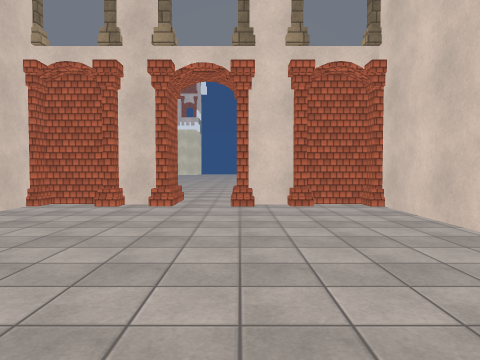
view 1 (above)

24 first-person views from a walk through a Unity game level. The camera is 1.4 m above the floor, tilts 2° down and sees 70° across. Doors are open. The floor is counted in squares, 2 m on a side. Each view is taken from the middle of a square. On the plan, view 1 faces up. The plan holds only what a view shows up to about 11 squares ahead; the rest is blank. The place goes on beyond the plan. The player is left out. Some animated figures are not drawn. Some surface patterns are stand-ins.

view 2
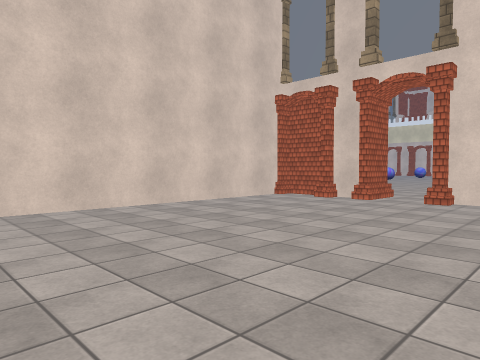

view 3
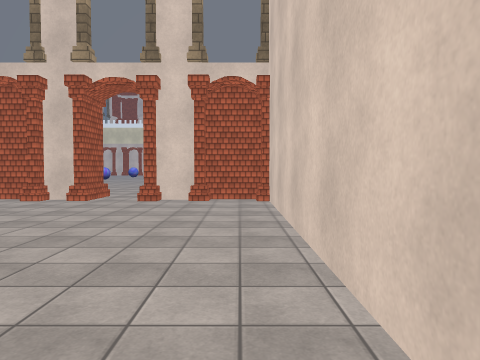

view 4
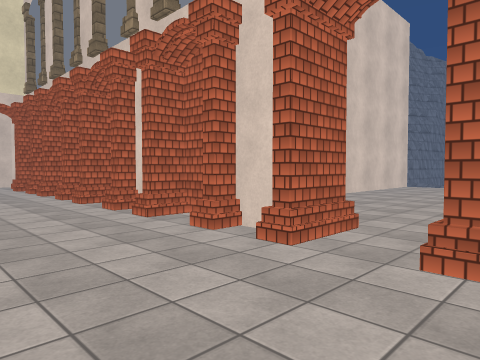

view 5
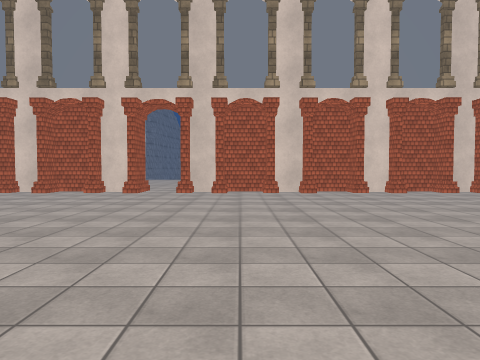

view 6
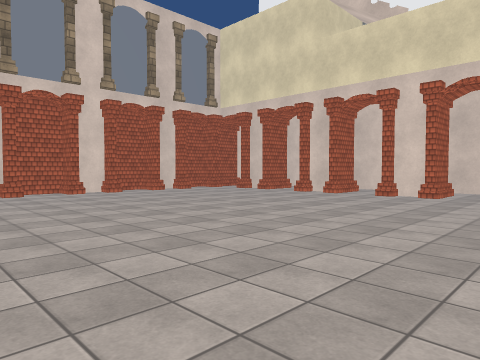

view 7
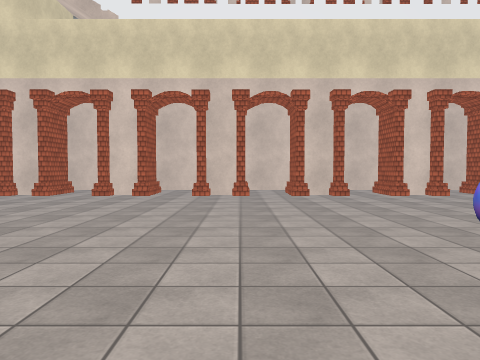

view 8
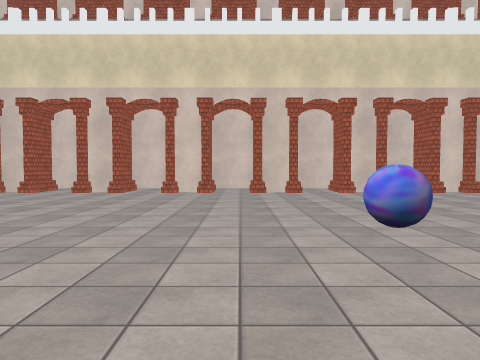

view 9
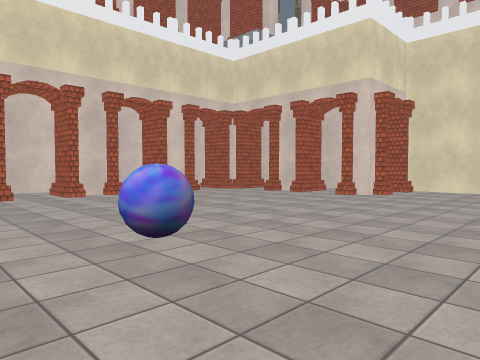

view 10
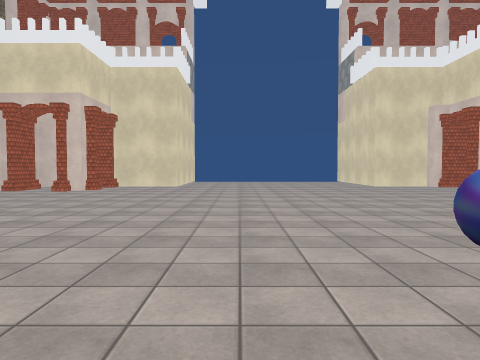

view 11
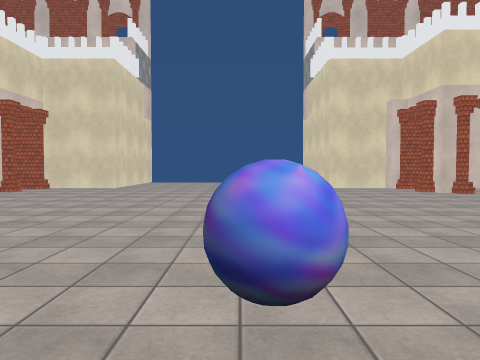

view 12
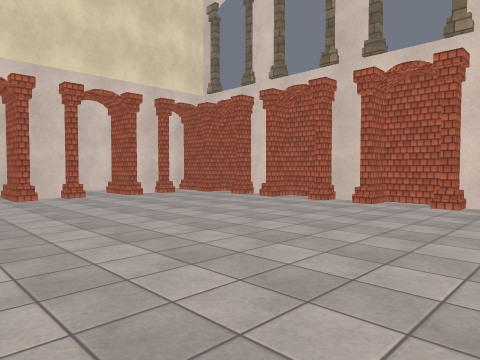

view 13
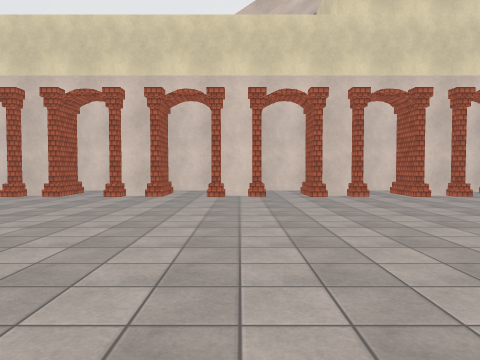

view 14
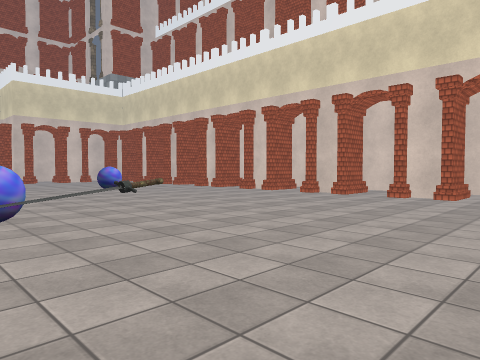

view 15
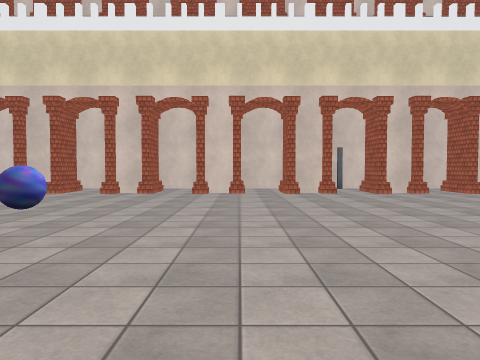

view 16
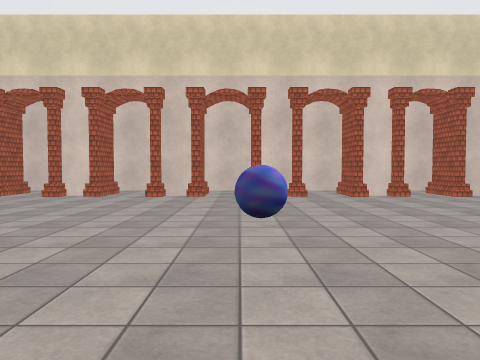

view 17
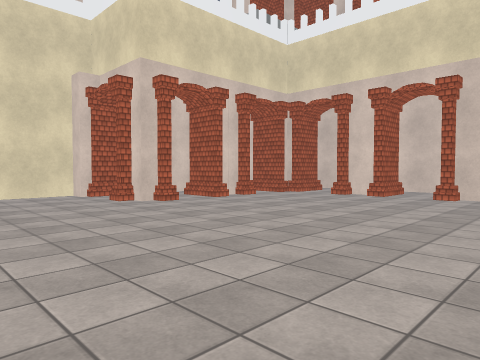

view 18
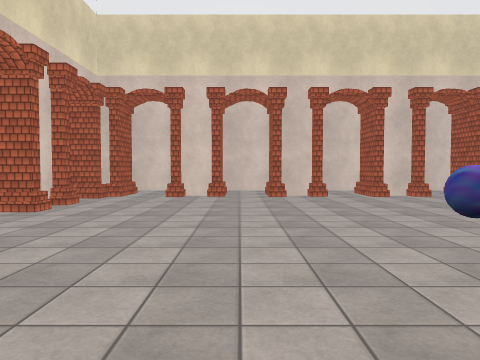

view 19
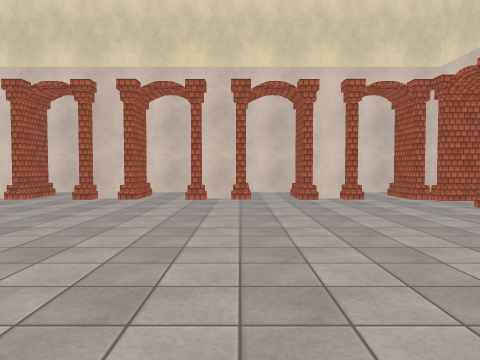

view 20
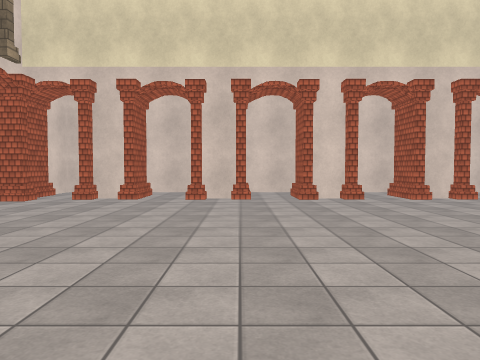

view 21
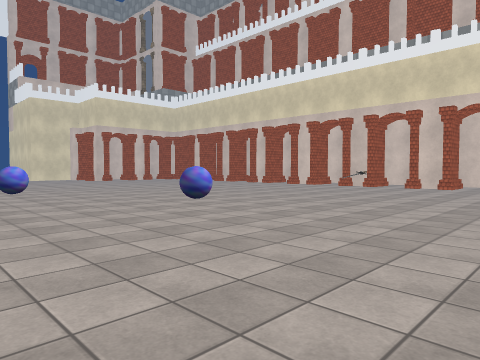

view 22
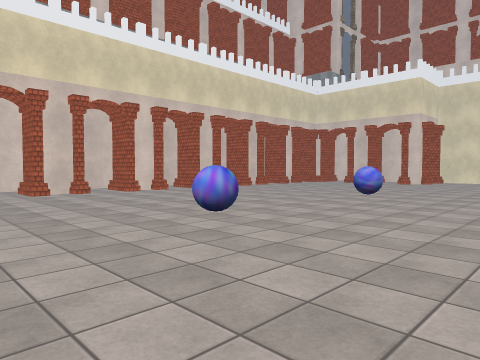

view 23
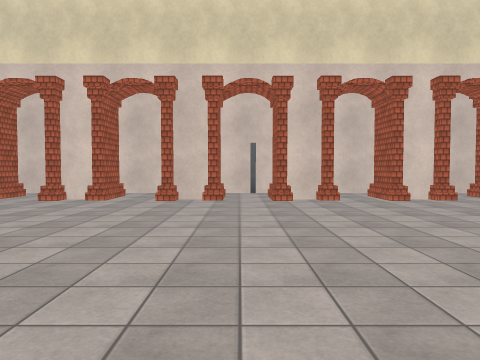

view 24
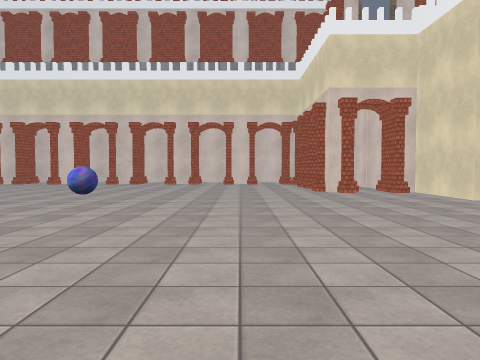

### Floor plan
Key: @ floor where view 1 was taken; # wall or solid block; x gap in a wall; . floor; D open door; R orb; O other object.
Columns run from 14 left of view 1 to 13 right of it. Each row starts with its distance up from view 1.
 33       .x......   ...x
 32   #.##.#............#.# ## #
 31 #.#......................#.#
 30 #..........................#
 29 #.#......................#.#
 28 #..........................#
 27 #.#......................#.#
 26 #.#......................#.#
 25 #.......R............R.....#
 24 #.#...........R..........#.#
 23 #..........................#
 22 #.#......................#.#
 21 #.#......................#.#
 20 #.......R... ..............#
 19 #.#..............R.......#.#
 18 #..........................#
 17 #.#......................#.#
 16 #.#......................#.#
 15 #...............O..........#
 14 #.#......................#.#
 13 #..........................#
 12 #.#......................#.#
 11 #.#......................#.D
 10 #..........................D
  9 # #......................# #
  8 # ........................ #
  7 ###.##.#.####.####.##.#.####
  6      ######......######
  5           #......#
  4           #......#
  3           #......#
  2           #......#
  1           #......#
  0           #...@..#
 -1              ....#

Positions as (right, up) in squares from view 1, and headings:
1: (0, 0), facing up
2: (2, -1), facing up-left
3: (2, -1), facing up
4: (-2, 10), facing down-right
5: (-3, 17), facing down
6: (-3, 17), facing down-left
7: (-3, 17), facing left
8: (-2, 23), facing left
9: (-3, 23), facing up-left
10: (-2, 21), facing up
11: (0, 22), facing up
12: (2, 14), facing down-right
13: (2, 14), facing right
14: (2, 14), facing up-right
15: (1, 21), facing right
16: (2, 25), facing right
17: (2, 25), facing up-right
18: (2, 28), facing right
19: (-4, 27), facing left
20: (-4, 12), facing left
21: (-2, 13), facing up-right
22: (-2, 16), facing up-left
23: (3, 18), facing right
24: (3, 29), facing left
